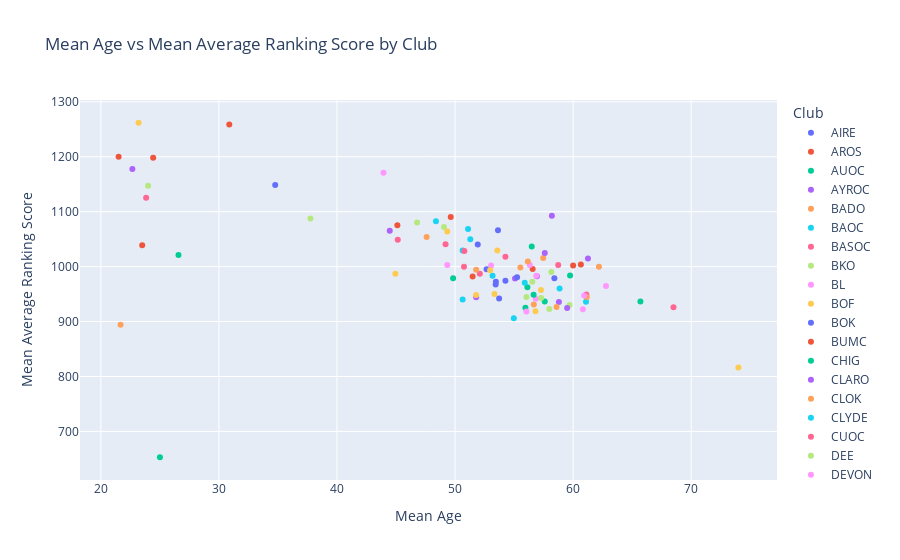

Notebook cell for this chart:
### Markdown cell above
To bring all my observations, as well as lot of the learning from the bootcamp, together, I used `plotly` to build an interactive graph. To build this graph I created two new dataframes (club_mean and club_count) and then merged them into a new dataframe (merged_data) on ‘Club’ column, which I then used for plotting the graph. The graph displays the mean average ranking score as a function of mean age, grouped by club. Hovering over the datapoints will reveal the count of runners in each club.

### Code cell
import plotly.express as px
import pandas as pd
import plotly.offline as pyo
from plotly.offline import init_notebook_mode, iplot

init_notebook_mode(connected=True)

#calculate the mean 'age' and 'Average' for each 'club'

club_mean = df_zero_clubs_removed.groupby('Club')[['age', 'Average']].mean().reset_index()

#count of data points in each club

club_count = df_zero_clubs_removed['Club'].value_counts().reset_index()
club_count.columns = ['Club', 'Count']

#merge the mean values and count data

merged_data = pd.merge(club_mean, club_count, on='Club')

#create a plot

fig = px.scatter(merged_data, x='age', y='Average', color='Club', size_max=30,
                 labels={'age': 'Mean Age', 'Average': 'Mean Average Ranking Score'},
                 title='Mean Age vs Mean Average Ranking Score by Club',
                 hover_name='Club',
                 hover_data={'Count': True}) 

iplot(fig)

"""fig.show()

fig.write_html("Plotly.html")"""
